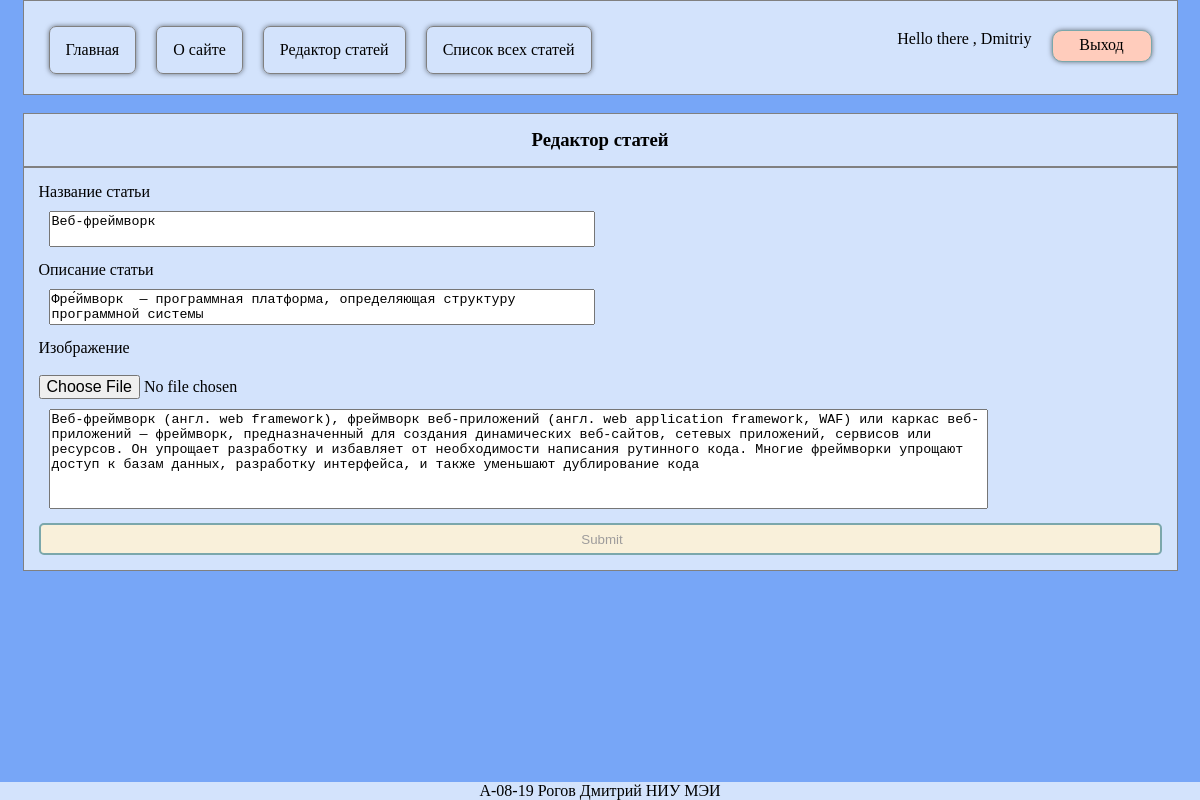
Screenshot of /article-editor.php?red_id=3 (signed in) with the database file from the repository.
### tables this page shows
CREATE TABLE `articles` (
  `Id` int UNSIGNED NOT NULL,
  `title` varchar(100) NOT NULL,
  `des` varchar(100) NOT NULL,
  `content` varchar(10000) NOT NULL,
  `path` varchar(50) DEFAULT NULL,
  `author` varchar(30) NOT NULL
);

### article-editor.php (the view, shortened to what this page needs)
<?php
require_once('db.php');
$name = $_SESSION['user'] ?? null;
if (isset($_GET['red_id']))
{
	$red_id = $_GET['red_id'];
	$sql = "SELECT * FROM articles WHERE id = '$red_id'";
	$result = mysqli_fetch_array(mysqli_query($db_connect ,$sql));
}
?>
<!DOCTYPE HTML>
<html lang="ru">
<head>
    <link href="./gird.css" rel="stylesheet">
	<link href="./editor-styles.css" rel="stylesheet">
    <link rel="stylesheet" href="https://cdnjs.cloudflare.com/ajax/libs/font-awesome/4.7.0/css/font-awesome.min.css">
</head>
<body>
    <div class="header">
        <div class="container">
            <div class="row">
                <div class="col-12">
                    <ul>
                        <li><a class="active" href="index.php">Главная</a></li>
                        <li><a href="about.php">О сайте</a></li>
                        <li><a href="article-editor.php">Редактор статей</a></li>
						<li><a href="articles.php">Список всех статей</a></li>
						<?php if (empty($_SESSION['auth'])): ?>
						<li class="li-r2">
                            <a href="enterpage.html" class="reg-but">Вход</a>
                        </li>
                        <li class="li-r2">
                            <a href="registrationpage.html" class="reg-but">Регистрация</a>
                        </li>
						<?php else: ?>
						<li class="li-r2">
                            <a href="logoutpage.php" class="reg-but">Выход</a>
                        </li>
						<li class="li-r2">
                            Hello there , <?php echo"$name" ?>
                        </li>
						<?php endif; ?>
                    </ul>
                </div>
            </div>
        </div>
    </div>
        <div class="main-cont"><br>
            <div class="row">
                <div class="col-12">
                    <?php if (empty($_SESSION['auth'])): ?>
                    <h3>Для доступа к редактору необходимо зарегистрироваться.</h3>
                    <?php else: ?>
                    <h3>Редактор статей</h3>
                    <?php endif; ?>
                </div>
                <?php if (empty($_SESSION['auth'])): ?>
                <div class="col-12">
                    <img src="denied.jpg">
                </div>
                <?php else: ?>
				<div class="col-12f">
						<form id="myform" action="check_editor.php" method="post" enctype="multipart/form-data">
							<p>Название статьи</p>
							<textarea maxlength="100" class="textarea-desc" name="title" ><?= isset($_GET['red_id']) ? $result['title'] : '';?></textarea>
							<p>Описание статьи</p>
							<textarea maxlength="100" class="textarea-desc" name="des"><?= isset($_GET['red_id']) ? $result['des'] : '';?></textarea>
							<p>Изображение</p><br>
							<input type="file" class="upload" name="userfile"></input>
							<textarea maxlength="10000" class="textarea-text" id="editor" name="editor"><?= isset($_GET['red_id']) ? $result['content'] : '';?></textarea>
						</form>
						<input type="submit" form="myform"></input>
				</div>
                <?php endif; ?>
            </div>
        </div>
    <footer>
        <p>А-08-19 Рогов Дмитрий НИУ МЭИ</p>
    </footer>
</body>
</html>

### gird.css (style rules this page uses)
*, *:before, *:after { box-sizing: inherit; }
html { box-sizing: border-box; height: 100%; }
body, p, h1, h2, h3, ul, ol { margin: 0; padding: 0; }
body { display: flex; flex-direction: column; min-height: 100vh; background: #9190e8; }
.header { background-color: #9190e8; }
.main-cont { flex-grow: 1; background-color: #77A6F7; max-width: 1200px; width: 100%; margin: 0 auto; padding: 0 15px; }
.container { background-color: #77a6f7; max-width: 1200px; margin: 0 auto; padding: 0 15px; }
.row { display: flex; flex-wrap: wrap; }
.row > div { padding: 15px; margin: 0 auto; background-color: #D3E3FC; border: 1px solid gray; }
.col-12 { width: calc(100% - 15px); text-align: center; }
.col-12f { width: calc(100% - 15px); text-align: left; }
ul { list-style-type: none; margin: 0; padding: 0; overflow: hidden; }
li { float: left; position: relative; top: 10px; margin: 0 10px; }
.li-r2 { float: right; position: relative; top: 14px; margin: 0 10px; }
li a { display: block; color: black; text-align: center; padding: 14px 16px; text-decoration: none; border: 1px solid gray; border-radius: 7px; box-shadow: 0 0 5px rgba(0,0,0,0.5); margin-bottom: 15px; }
input { width: 100%; height: 32px; padding-left: 10px; border: 2px solid #7BA7AB; border-radius: 5px; outline: none; background: #F9F0DA; color: #9E9C9C; }
.reg-but { position: relative; display: block; margin: 0; margin-bottom: 15px; background: #FFCCBC; color: black; width: 100px; height: 32px; border: 1px solid #7BA7AB; border-radius: 10px; padding: 5px; text-decoration: none; }
a:active, a:hover, a { text-decoration: none; color: black; }
footer { flex-shrink: 0; background-color: #D3E3FC; padding: 0 15px; text-align: center; }

### editor-styles.css (style rules this page uses)
.textarea-desc { position: relative; left: 0px; width: calc(50% - 15px); margin: 10px; resize: none; }
.textarea-text { width: calc(85% - 15px); margin: 10px; height: 100px; resize: none; }
.upload { all:initial; }

### rows the page displays
articles: title "Веб-фреймворк", des "Фре́ймворк — программная платформа, определяющая структуру программной системы", editor "Веб-фреймворк (англ. web framework), фреймворк веб-приложений (англ. web application framework, WAF) или каркас веб-приложений — фреймворк, предназначенный для создания динамических веб-сайтов, сетевых приложений, сервисов или ресурсов. Он упрощает разработку и избавляет от необходимости написания рутинного кода. Многие фреймворки упрощают доступ к базам данных, разработку интерфейса, и также уменьшают дублирование кода"

### other values shown
$name "Dmitriy"
